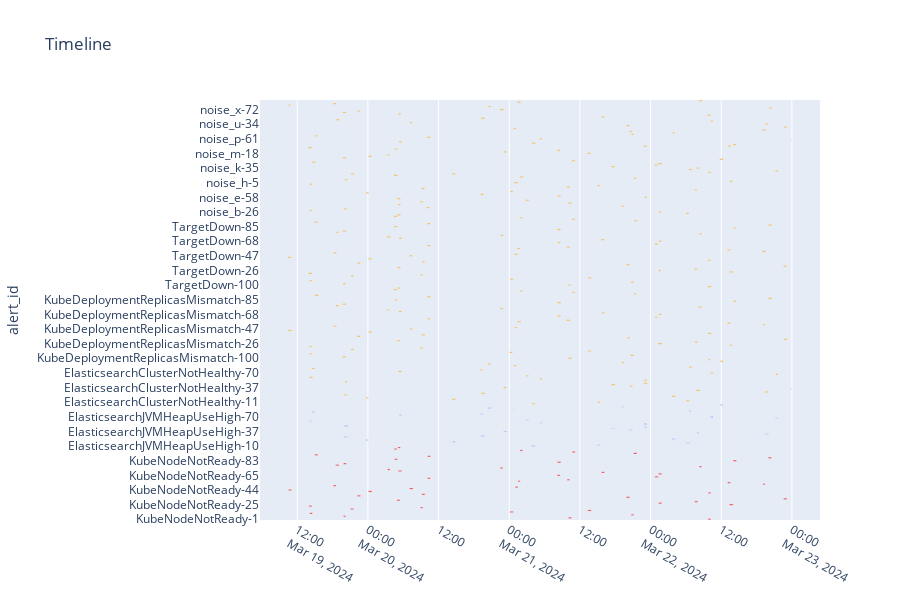
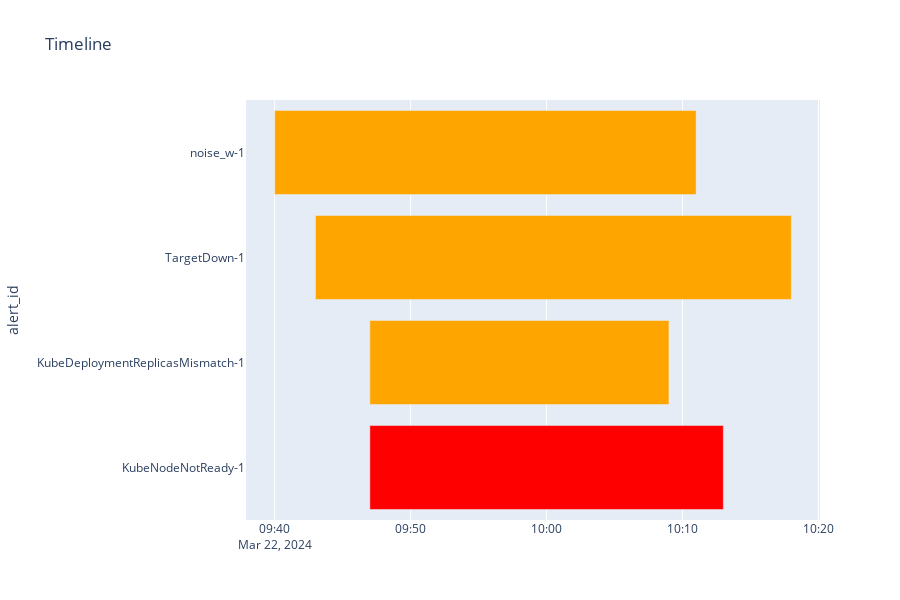

The code cell stored with these charts, in order, in its notebook:
### Code cell
plot_alerts_timeline(alerts_intervals, alert_id=alert_id).show()

plot_alerts_timeline(
    alerts_intervals.fmap(lambda df: df.query("instance_id == '1'")), alert_id=alert_id
).show()

### Figure 1 — Plotly figure (JSON) as saved in the notebook; plotly's stock layout.template omitted (floating-point values rounded to 4 significant figures; data arrays with more than 128 entries replaced by an {"elided": "..."} marker saying what was removed)
{"data": [{"alignmentgroup": "True", "base": ["2024-03-22T09:47:00+00:00", "2024-03-21T10:04:00+00:00", "2024-03-19T19:51:00+00:00", "2024-03-21T20:42:00+00:00", "2024-03-19T14:07:00+00:00", "2024-03-21T00:07:00+00:00", "2024-03-21T13:21:00+00:00", "2024-03-19T21:05:00+00:00", "2024-03-20T08:56:00+00:00", "2024-03-19T13:59:00+00:00", "2024-03-22T13:23:00+00:00", "2024-03-22T01:22:00+00:00", "2024-03-22T07:30:00+00:00", "2024-03-20T04:56:00+00:00", "2024-03-22T22:36:00+00:00", "2024-03-21T19:54:00+00:00", "2024-03-19T22:11:00+00:00", "2024-03-20T09:10:00+00:00", "2024-03-22T09:48:00+00:00", "2024-03-20T00:05:00+00:00", "2024-03-19T10:32:00+00:00", "2024-03-20T07:04:00+00:00", "2024-03-21T01:00:00+00:00", "2024-03-19T18:08:00+00:00", "2024-03-22T19:04:00+00:00", "2024-03-22T13:05:00+00:00", "2024-03-21T01:29:00+00:00", "2024-03-21T09:50:00+00:00", "2024-03-20T10:08:00+00:00", "2024-03-22T00:44:00+00:00", "2024-03-21T08:10:00+00:00", "2024-03-22T01:20:00+00:00", "2024-03-21T15:41:00+00:00", "2024-03-20T05:11:00+00:00", "2024-03-20T03:19:00+00:00", "2024-03-20T22:28:00+00:00", "2024-03-22T08:16:00+00:00", "2024-03-19T18:32:00+00:00", "2024-03-19T19:51:00+00:00", "2024-03-21T08:12:00+00:00", "2024-03-22T14:01:00+00:00", "2024-03-20T04:32:00+00:00", "2024-03-22T19:59:00+00:00", "2024-03-20T10:09:00+00:00", "2024-03-19T14:59:00+00:00", "2024-03-21T21:07:00+00:00", "2024-03-21T10:40:00+00:00", "2024-03-21T01:49:00+00:00", "2024-03-20T04:28:00+00:00", "2024-03-20T05:05:00+00:00"], "hovertemplate": "severity=critical<br>start=%{base}<br>end=%{x}<br>alert_id=%{y}<extra></extra>", "legendgroup": "critical", "marker": {"color": "red", "pattern": {"shape": ""}}, "name": "critical", "offsetgroup": "critical", "orientation": "h", "showlegend": true, "textposition": "auto", "type": "bar", "width": 0.8, "x": [1560000, 1860000, 1320000, 1560000, 1680000, 2040000, 2040000, 1680000, 1440000, 1860000, 2280000, 1860000, 1800000, 1860000, 1980000, 1920000, 1980000, 1860000, 1560000, 2160000, 1680000, 2160000, 1740000, 1680000, 1320000, 1740000, 1320000, 1500000, 1620000, 1980000, 1680000, 2100000, 1740000, 1980000, 1560000, 1740000, 1440000, 2040000, 1740000, 2040000, 2040000, 1680000, 1980000, 1680000, 1920000, 2100000, 1920000, 1620000, 1740000, 1560000], "xaxis": "x", "y": ["KubeNodeNotReady-1", "KubeNodeNotReady-100", "KubeNodeNotReady-12", "KubeNodeNotReady-14", "KubeNodeNotReady-15", "KubeNodeNotReady-17", "KubeNodeNotReady-18", "KubeNodeNotReady-20", "KubeNodeNotReady-21", "KubeNodeNotReady-23", "KubeNodeNotReady-25", "KubeNodeNotReady-26", "KubeNodeNotReady-28", "KubeNodeNotReady-29", "KubeNodeNotReady-3", "KubeNodeNotReady-30", "KubeNodeNotReady-32", "KubeNodeNotReady-36", "KubeNodeNotReady-39", "KubeNodeNotReady-4", "KubeNodeNotReady-44", "KubeNodeNotReady-47", "KubeNodeNotReady-5", "KubeNodeNotReady-52", "KubeNodeNotReady-54", "KubeNodeNotReady-55", "KubeNodeNotReady-58", "KubeNodeNotReady-59", "KubeNodeNotReady-6", "KubeNodeNotReady-63", "KubeNodeNotReady-65", "KubeNodeNotReady-68", "KubeNodeNotReady-69", "KubeNodeNotReady-7", "KubeNodeNotReady-70", "KubeNodeNotReady-72", "KubeNodeNotReady-76", "KubeNodeNotReady-78", "KubeNodeNotReady-80", "KubeNodeNotReady-82", "KubeNodeNotReady-83", "KubeNodeNotReady-85", "KubeNodeNotReady-87", "KubeNodeNotReady-89", "KubeNodeNotReady-90", "KubeNodeNotReady-91", "KubeNodeNotReady-94", "KubeNodeNotReady-95", "KubeNodeNotReady-96", "KubeNodeNotReady-98"], "yaxis": "y"}, {"alignmentgroup": "True", "base": {"elided": "215 str values"}, "hovertemplate": "severity=info<br>start=%{base}<br>end=%{x}<br>alert_id=%{y}<extra></extra>", "legendgroup": "info", "marker": {"color": "blue", "pattern": {"shape": ""}}, "name": "info", "offsetgroup": "info", "orientation": "h", "showlegend": true, "textposition": "auto", "type": "bar", "width": 0.8, "x": {"elided": "215 int values"}, "xaxis": "x", "y": {"elided": "215 str values"}, "yaxis": "y"}, {"alignmentgroup": "True", "base": {"elided": "210 str values"}, "hovertemplate": "severity=warning<br>start=%{base}<br>end=%{x}<br>alert_id=%{y}<extra></extra>", "legendgroup": "warning", "marker": {"color": "orange", "pattern": {"shape": ""}}, "name": "warning", "offsetgroup": "warning", "orientation": "h", "showlegend": true, "textposition": "auto", "type": "bar", "width": 0.8, "x": {"elided": "210 int values"}, "xaxis": "x", "y": {"elided": "210 str values"}, "yaxis": "y"}], "layout": {"bargap": 0.1, "barmode": "overlay", "height": 600, "legend": {"title": {"text": "severity"}, "tracegroupgap": 0}, "showlegend": false, "title": {"text": "Timeline"}, "xaxis": {"anchor": "y", "domain": [0, 1], "type": "date"}, "yaxis": {"anchor": "x", "domain": [0, 1], "title": {"text": "alert_id"}}}}

### Figure 2 — Plotly figure (JSON) as saved in the notebook; plotly's stock layout.template omitted (floating-point values rounded to 4 significant figures)
{"data": [{"alignmentgroup": "True", "base": ["2024-03-22T09:47:00+00:00"], "hovertemplate": "severity=critical<br>start=%{base}<br>end=%{x}<br>alert_id=%{y}<extra></extra>", "legendgroup": "critical", "marker": {"color": "red", "pattern": {"shape": ""}}, "name": "critical", "offsetgroup": "critical", "orientation": "h", "showlegend": true, "textposition": "auto", "type": "bar", "width": 0.8, "x": [1560000], "xaxis": "x", "y": ["KubeNodeNotReady-1"], "yaxis": "y"}, {"alignmentgroup": "True", "base": ["2024-03-22T09:47:00+00:00", "2024-03-22T09:43:00+00:00", "2024-03-22T09:40:00+00:00"], "hovertemplate": "severity=warning<br>start=%{base}<br>end=%{x}<br>alert_id=%{y}<extra></extra>", "legendgroup": "warning", "marker": {"color": "orange", "pattern": {"shape": ""}}, "name": "warning", "offsetgroup": "warning", "orientation": "h", "showlegend": true, "textposition": "auto", "type": "bar", "width": 0.8, "x": [1320000, 2100000, 1860000], "xaxis": "x", "y": ["KubeDeploymentReplicasMismatch-1", "TargetDown-1", "noise_w-1"], "yaxis": "y"}], "layout": {"bargap": 0.1, "barmode": "overlay", "height": 600, "legend": {"title": {"text": "severity"}, "tracegroupgap": 0}, "showlegend": false, "title": {"text": "Timeline"}, "xaxis": {"anchor": "y", "domain": [0, 1], "type": "date"}, "yaxis": {"anchor": "x", "domain": [0, 1], "title": {"text": "alert_id"}}}}
